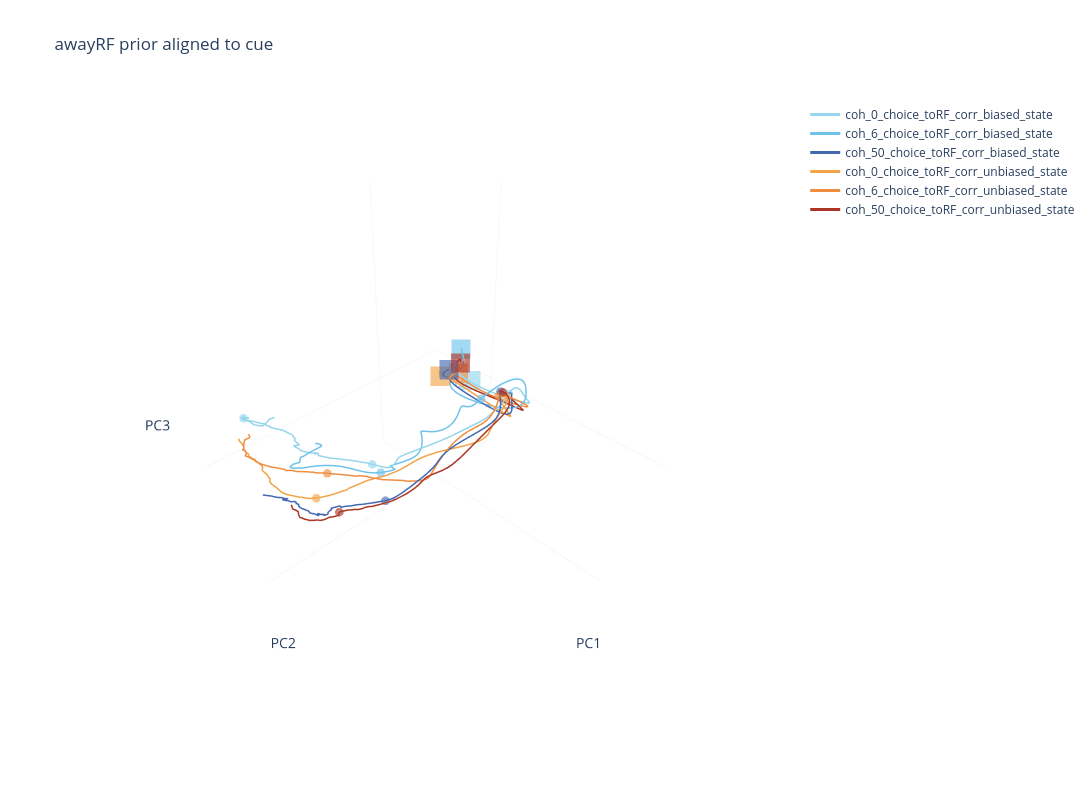

The notebook cell this image was saved under:
### Markdown cell above
#### awayRF sessions

### Code cell
alignment = "cue"
state_values = ["biased_state", "unbiased_state"]  # States

# [x_choice,y_choice,z_choice] = awayRF_pc_weights[alignment][:,:3].T @ choice_axis['awayRF_prior'][alignment]
# [x_stimulus,y_stimulus,z_stimulus] = awayRF_pc_weights[alignment][:,:3].T @ stimulus_axis['awayRF_prior'][alignment]
# [x_bias,y_bias,z_bias] = awayRF_pc_weights[alignment][:,:3].T @ bias_axis['awayRF_prior'][alignment]

# Define colors for each coherence level
alignment_dict = ephys_config["alignment_settings_GP"][alignment]
conditions = [
	"coh_0_choice_toRF_corr",
	"coh_6_choice_toRF_corr",
	# "coh_20_choice_toRF_corr",
	"coh_50_choice_toRF_corr",
	# "coh_0_choice_awayRF_corr",
	# "coh_6_choice_awayRF_corr",
	# "coh_20_choice_awayRF_corr",
	# "coh_50_choice_awayRF_corr"
]

if alignment == "response":
	timepoints_list = np.arange(0, alignment_dict["end_time_ms"] - alignment_dict["start_time_ms"] + 1, 50)
else:
	timepoints_list = np.arange(0, alignment_dict["end_time_ms"] - alignment_dict["start_time_ms"] + 1, 100)

#trim projection to onset time
mean_bias_projection = pc_projection_biased_state_awayRF_prior["mean"][alignment]
mean_unbias_projection = pc_projection_unbiased_state_awayRF_prior["mean"][alignment]
for key in mean_bias_projection:
    mean_bias_projection[key] = mean_bias_projection[key][:,- alignment_dict["start_time_ms"]:]
    mean_unbias_projection[key] = mean_unbias_projection[key][:,- alignment_dict["start_time_ms"]:]
onset_time = 0
timepoints_list=np.arange(100, alignment_dict["end_time_ms"]  + 1, 100)

# Create a figure
fig = go.Figure()
plot_pca_projection(fig, conditions, state_values,
                    mean_bias_projection, mean_unbias_projection,
                    timepoints_list=timepoints_list, onset_time = onset_time,axes=(0,1,2))
magnif = 50
# add_axis_arrow(fig,x_stimulus*magnif,y_stimulus*magnif,z_stimulus*magnif,color = 'black',legend='Stimulus Axis')
# add_axis_arrow(fig,x_choice*magnif,y_choice*magnif,z_choice*magnif,color = 'red',legend='Choice Axis')
# add_axis_arrow(fig,x_bias*magnif,y_bias*magnif,z_bias*magnif,color = 'blue',legend='Bias Axis')

fig.update_layout(width=1200, height=800, title=f"awayRF prior aligned to {alignment}")

fig.update_layout(
    scene=dict(
        xaxis=dict(
            title="PC1",
            tickmode="linear",   # or 'array'
            dtick=1000,          # distance between ticks
            tickfont=dict(size=12)
        ),
        yaxis=dict(
            title="PC2",
            tickmode="linear",
            dtick=1000,
            tickfont=dict(size=12)
        ),
        zaxis=dict(
            title="PC3",
            tickmode="linear",
            dtick=1000,
            tickfont=dict(size=12)
        )
    )
)

fig.show()
# fig.write_html("PCA - awayRF prior.html")

### Figure 1 — Plotly figure (JSON) as saved in the notebook; plotly's stock layout.template omitted (floating-point values rounded to 4 significant figures; data arrays with more than 128 entries replaced by an {"elided": "..."} marker saying what was removed)
{"data": [{"line": {"dash": "solid", "width": 3}, "marker": {"color": "#96D6EC", "opacity": 1, "size": 2, "symbol": "circle"}, "mode": "lines", "name": "coh_0_choice_toRF_corr_biased_state", "opacity": 1, "showlegend": true, "type": "scatter3d", "x": {"elided": "801 float values"}, "y": {"elided": "801 float values"}, "z": {"elided": "801 float values"}}, {"line": {"dash": "solid", "width": 3}, "marker": {"color": "#6FC3EB", "opacity": 1, "size": 2, "symbol": "circle"}, "mode": "lines", "name": "coh_6_choice_toRF_corr_biased_state", "opacity": 1, "showlegend": true, "type": "scatter3d", "x": {"elided": "801 float values"}, "y": {"elided": "801 float values"}, "z": {"elided": "801 float values"}}, {"line": {"dash": "solid", "width": 3}, "marker": {"color": "#4469B1", "opacity": 1, "size": 2, "symbol": "circle"}, "mode": "lines", "name": "coh_50_choice_toRF_corr_biased_state", "opacity": 1, "showlegend": true, "type": "scatter3d", "x": {"elided": "801 float values"}, "y": {"elided": "801 float values"}, "z": {"elided": "801 float values"}}, {"line": {"dash": "solid", "width": 3}, "marker": {"color": "#F2A448", "opacity": 1, "size": 2, "symbol": "circle"}, "mode": "lines", "name": "coh_0_choice_toRF_corr_unbiased_state", "opacity": 1, "showlegend": true, "type": "scatter3d", "x": {"elided": "801 float values"}, "y": {"elided": "801 float values"}, "z": {"elided": "801 float values"}}, {"line": {"dash": "solid", "width": 3}, "marker": {"color": "#EF8D41", "opacity": 1, "size": 2, "symbol": "circle"}, "mode": "lines", "name": "coh_6_choice_toRF_corr_unbiased_state", "opacity": 1, "showlegend": true, "type": "scatter3d", "x": {"elided": "801 float values"}, "y": {"elided": "801 float values"}, "z": {"elided": "801 float values"}}, {"line": {"dash": "solid", "width": 3}, "marker": {"color": "#AC3626", "opacity": 1, "size": 2, "symbol": "circle"}, "mode": "lines", "name": "coh_50_choice_toRF_corr_unbiased_state", "opacity": 1, "showlegend": true, "type": "scatter3d", "x": {"elided": "801 float values"}, "y": {"elided": "801 float values"}, "z": {"elided": "801 float values"}}, {"line": {"dash": "solid", "width": 2}, "marker": {"color": "#96D6EC", "opacity": 0.8, "size": 5, "symbol": "circle"}, "mode": "markers", "name": " ", "opacity": 0.8, "showlegend": false, "type": "scatter3d", "x": [-815.1], "y": [665.6], "z": [206.6]}, {"line": {"dash": "solid", "width": 2}, "marker": {"color": "#F2A448", "opacity": 0.8, "size": 5, "symbol": "circle"}, "mode": "markers", "name": " ", "opacity": 0.8, "showlegend": false, "type": "scatter3d", "x": [-631.3], "y": [774.8], "z": [306.3]}, {"line": {"dash": "solid", "width": 2}, "marker": {"color": "#6FC3EB", "opacity": 0.8, "size": 5, "symbol": "circle"}, "mode": "markers", "name": " ", "opacity": 0.8, "showlegend": false, "type": "scatter3d", "x": [-404.1], "y": [505.0], "z": [246.6]}, {"line": {"dash": "solid", "width": 2}, "marker": {"color": "#EF8D41", "opacity": 0.8, "size": 5, "symbol": "circle"}, "mode": "markers", "name": " ", "opacity": 0.8, "showlegend": false, "type": "scatter3d", "x": [-496.7], "y": [736.9], "z": [359.5]}, {"line": {"dash": "solid", "width": 2}, "marker": {"color": "#4469B1", "opacity": 0.8, "size": 5, "symbol": "circle"}, "mode": "markers", "name": " ", "opacity": 0.8, "showlegend": false, "type": "scatter3d", "x": [-636.3], "y": [652.1], "z": [327.5]}, {"line": {"dash": "solid", "width": 2}, "marker": {"color": "#AC3626", "opacity": 0.8, "size": 5, "symbol": "circle"}, "mode": "markers", "name": " ", "opacity": 0.8, "showlegend": false, "type": "scatter3d", "x": [-595.8], "y": [730.8], "z": [371.1]}, {"line": {"dash": "solid", "width": 2}, "marker": {"color": "#96D6EC", "opacity": 0.8, "size": 5, "symbol": "circle"}, "mode": "markers", "name": " ", "opacity": 0.8, "showlegend": false, "type": "scatter3d", "x": [1247.0], "y": [36.66], "z": [-256.9]}, {"line": {"dash": "solid", "width": 2}, "marker": {"color": "#F2A448", "opacity": 0.8, "size": 5, "symbol": "circle"}, "mode": "markers", "name": " ", "opacity": 0.8, "showlegend": false, "type": "scatter3d", "x": [2225.0], "y": [84.49], "z": [-212.8]}, {"line": {"dash": "solid", "width": 2}, "marker": {"color": "#6FC3EB", "opacity": 0.8, "size": 5, "symbol": "circle"}, "mode": "markers", "name": " ", "opacity": 0.8, "showlegend": false, "type": "scatter3d", "x": [1229.0], "y": [185.4], "z": [-324.3]}, {"line": {"dash": "solid", "width": 2}, "marker": {"color": "#EF8D41", "opacity": 0.8, "size": 5, "symbol": "circle"}, "mode": "markers", "name": " ", "opacity": 0.8, "showlegend": false, "type": "scatter3d", "x": [1978.0], "y": [26.14], "z": [14.48]}, {"line": {"dash": "solid", "width": 2}, "marker": {"color": "#4469B1", "opacity": 0.8, "size": 5, "symbol": "circle"}, "mode": "markers", "name": " ", "opacity": 0.8, "showlegend": false, "type": "scatter3d", "x": [1678.0], "y": [787.6], "z": [-157.8]}, {"line": {"dash": "solid", "width": 2}, "marker": {"color": "#AC3626", "opacity": 0.8, "size": 5, "symbol": "circle"}, "mode": "markers", "name": " ", "opacity": 0.8, "showlegend": false, "type": "scatter3d", "x": [2322.0], "y": [692.1], "z": [10.63]}, {"line": {"dash": "solid", "width": 2}, "marker": {"color": "#96D6EC", "opacity": 0.8, "size": 5, "symbol": "circle"}, "mode": "markers", "name": " ", "opacity": 0.8, "showlegend": false, "type": "scatter3d", "x": [2429.0], "y": [-1051.0], "z": [563.3]}, {"line": {"dash": "solid", "width": 2}, "marker": {"color": "#96D6EC", "opacity": 0.8, "size": 10, "symbol": "square"}, "mode": "markers", "name": " ", "opacity": 0.8, "showlegend": false, "type": "scatter3d", "x": [-975.3], "y": [-219.5], "z": [-38.57]}, {"line": {"dash": "solid", "width": 2}, "marker": {"color": "#F2A448", "opacity": 0.8, "size": 10, "symbol": "square"}, "mode": "markers", "name": " ", "opacity": 0.8, "showlegend": false, "type": "scatter3d", "x": [-625.2], "y": [-533.3], "z": [55.47]}, {"line": {"dash": "solid", "width": 2}, "marker": {"color": "#6FC3EB", "opacity": 0.8, "size": 10, "symbol": "square"}, "mode": "markers", "name": " ", "opacity": 0.8, "showlegend": false, "type": "scatter3d", "x": [-1123.0], "y": [-573.0], "z": [305.1]}, {"line": {"dash": "solid", "width": 2}, "marker": {"color": "#EF8D41", "opacity": 0.8, "size": 10, "symbol": "square"}, "mode": "markers", "name": " ", "opacity": 0.8, "showlegend": false, "type": "scatter3d", "x": [-897.5], "y": [-406.3], "z": [45.79]}, {"line": {"dash": "solid", "width": 2}, "marker": {"color": "#4469B1", "opacity": 0.8, "size": 10, "symbol": "square"}, "mode": "markers", "name": " ", "opacity": 0.8, "showlegend": false, "type": "scatter3d", "x": [-744.9], "y": [-457.7], "z": [151.9]}, {"line": {"dash": "solid", "width": 2}, "marker": {"color": "#AC3626", "opacity": 0.8, "size": 10, "symbol": "square"}, "mode": "markers", "name": " ", "opacity": 0.8, "showlegend": false, "type": "scatter3d", "x": [-1124.0], "y": [-577.5], "z": [55.7]}], "layout": {"height": 800, "scene": {"aspectmode": "cube", "xaxis": {"backgroundcolor": "white", "dtick": 1000, "range": [-1197.0, 3020.0], "showgrid": false, "showticklabels": false, "tickfont": {"size": 12}, "tickmode": "linear", "ticks": "", "title": {"text": "PC1"}, "zeroline": true}, "yaxis": {"backgroundcolor": "white", "dtick": 1000, "range": [-1197.0, 3020.0], "showgrid": false, "showticklabels": false, "tickfont": {"size": 12}, "tickmode": "linear", "ticks": "", "title": {"text": "PC2"}, "zeroline": true}, "zaxis": {"backgroundcolor": "white", "dtick": 1000, "range": [-1197.0, 3020.0], "showgrid": false, "showticklabels": false, "tickfont": {"size": 12}, "tickmode": "linear", "ticks": "", "title": {"text": "PC3"}, "zeroline": true}}, "title": {"text": "awayRF prior aligned to cue"}, "width": 1200}}
